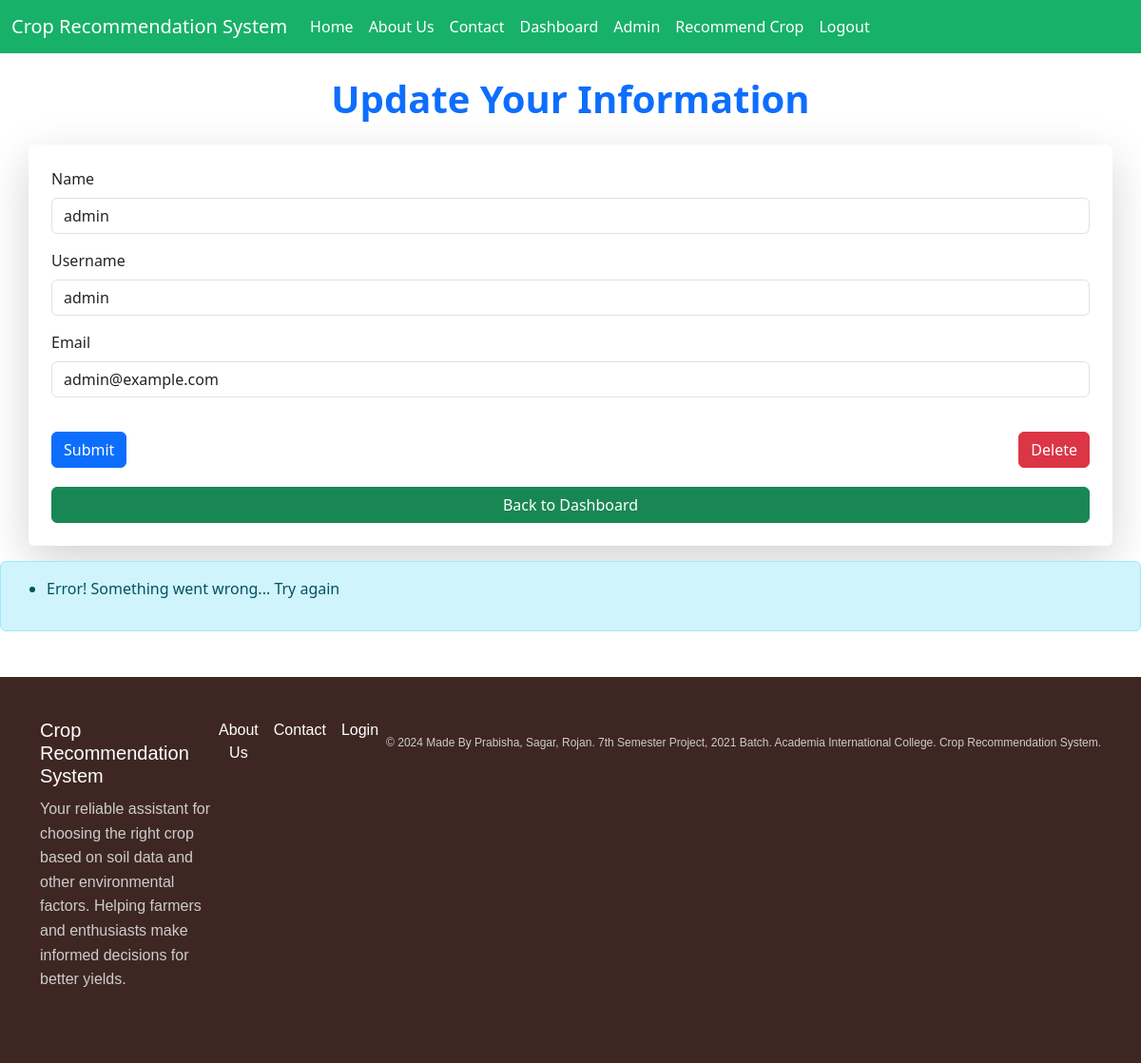
Page /update/5 (signed in) on the committed database.
### app.py (models this page shows, shortened)
class Users(db.Model,UserMixin):
    id = db.Column(db.Integer, primary_key=True)
    username=db.Column(db.String(20),nullable=False,unique=True)
    name = db.Column(db.String(200), nullable=False)
    email = db.Column(db.String(200), nullable=False, unique=True)
    date_added = db.Column(db.DateTime, default=datetime.utcnow)
    password_hash=db.Column(db.String(128))
    @property
    def password(self):
        raise AttributeError('Password is not a readable attribute!')

### app.py (the view)
@app.route('/update/<int:id>',methods=['GET','POST'])
def update(id):
    if id!=current_user.id and current_user.id!=1:
        flash("You are not authorized to update others information","warning")
        return redirect(url_for('dashboard'))
    form= UserForm()
    name_to_update=Users.query.get_or_404(id)
    if request.method == "POST":
        name_to_update.name=request.form['name']
        name_to_update.email=request.form['email']
        name_to_update.username=request.form['username']
        try:
            db.session.commit()
            flash("User updated successfully")
            return render_template("update.html",
            form=form,
            name_to_update=name_to_update)
        except:
            flash("Error! Something went wrong... Try again")
            return render_template("update.html",
            form=form,
            name_to_update=name_to_update)
    else:
        flash("Error! Something went wrong... Try again")
        return render_template("update.html",
            form=form,
            name_to_update=name_to_update)

### webforms.py
class UserForm(FlaskForm):
    name = StringField("Name", validators=[DataRequired()])
    username=StringField("Username", validators=[DataRequired()])
    email = StringField("Email", validators=[DataRequired(),Email()])
    password_hash=PasswordField('Password',validators=[DataRequired(),EqualTo('password_hash2',message="Password Must Match")])
    password_hash2=PasswordField('Confirm Password', validators=[DataRequired()])
    submit = SubmitField("Submit")

### app.py (called while the page is built)
@login_manager.user_loader
def load_user(user_id):
    return Users.query.get(int(user_id))

### templates/update.html (shortened to what this page needs)
{% extends 'base.html' %}
{% block content %}
<br>
<h1 class="mb-4 text-center text-primary fw-bold">Update Your Information</h1>
<div class="container mt-4 p-4 shadow-lg rounded bg-white">
    <form method="POST" class="needs-validation" novalidate>
        <div class="mb-3">
            <label for="name" class="form-label">{{ form.name.label }}</label>
            {{ form.name(class="form-control", id="name", value=name_to_update.name, placeholder="Enter your name") }}
        </div>
        <div class="mb-3">
          <label for="username" class="form-label">{{ form.username.label }}</label>
          {{ form.username(class="form-control", id="username", value=name_to_update.username, placeholder="Enter your username") }}
      </div>
        <div class="mb-3">
            <label for="email" class="form-label">{{ form.email.label }}</label>
            {{ form.email(class="form-control", id="email", value=name_to_update.email, placeholder="Enter your email") }}
        </div>
        <div class="d-flex justify-content-between">
            <button type="submit" class="btn btn-primary">{{ form.submit.label.text or 'Update User' }}</button>
            <a href="{{ url_for('delete', id=name_to_update.id) }}" class="btn btn-danger ml-2">Delete</a>
        </div>
    </form>
    <div class="d-grid gap-2">
      <a href="{{ url_for('dashboard') }}" class="btn btn-success ml-2">Back to Dashboard</a>
    </div>
  </div>
    {% with messages = get_flashed_messages() %}
      {% if messages %}
        <div class="alert alert-info mt-3">
          <ul>
            {% for message in messages %}
              <li>{{ message }}</li>
            {% endfor %}
          </ul>
        </div>
      {% endif %}
    {% endwith %}
{% endblock content %}

### static/css/style.css (style rules this page uses)
* { margin: 0; padding: 0; box-sizing: border-box; }
body { font-family: Arial, sans-serif; }
.btn { display: inline-block; padding: 15px 30px; background-color: #4CAF50; color: white; text-decoration: none; font-size: 1em; border-radius: 5px; transition: background 0.3s ease; margin-top: 20px; }

### rows in the picture
Users: name "admin", username "admin", email "admin@example.com"

### other values in the picture
{{ message }} "Error! Something went wrong... Try again"
